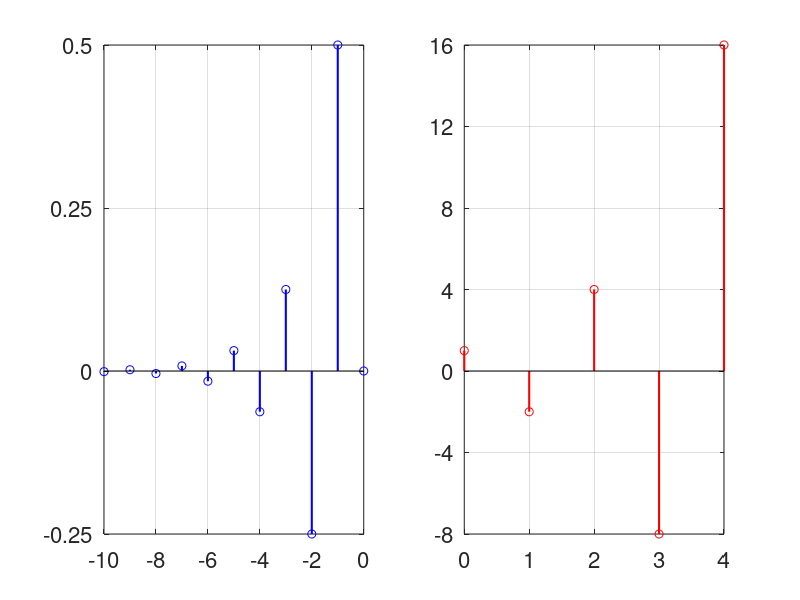

Write MATLAB code to recreate this figure.
% file = e8_7_stems_PA.m   
% plot some 2-sided discrete geometrics
% both the bilateral z transform of z/(z+2)
clear; close all; set(0,'defaultAxesFontSize',16); fpv=[100 100 650 150];
L=10;
nn=[-L:-1]; np = [0:L]; 
x_a(1:L) = -((-2).^nn)       % noncausal version
x_c(1:L+1)= (-2).^np

figure('position',fpv), 
 subplot(1,2,1), stem([nn,0],[x_a,0],'b','LineWidth',1.5),grid on,xticks([-L:2:0]),axis tight,yticks([-1/4 0 1/4 1/2]) ;
 subplot(1,2,2), stem(np(1:5),x_c(1:5),'r','LineWidth',1.5),grid on,axis tight,yticks([-8:4:16]),xticks([0:4])% 
